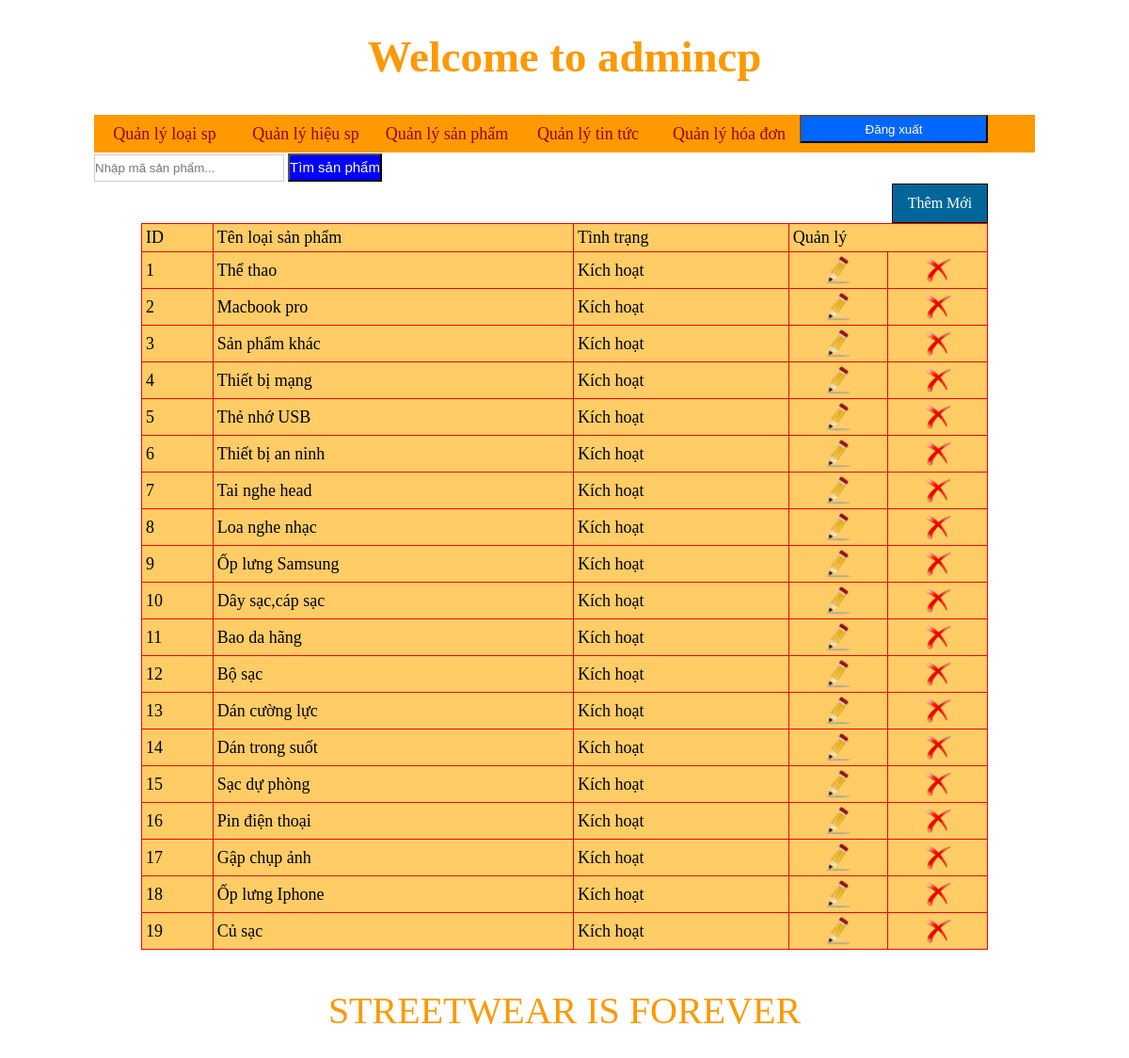
/admincp/index.php?quanly=loaisp&ac=lietke (signed in), run on the app's committed database.
### tables this page shows
CREATE TABLE `loaisp` (
  `idloaisp` int(11) NOT NULL,
  `tenloaisp` varchar(255) NOT NULL,
  `tinhtrang` varchar(100) NOT NULL
);

### admincp/modules/quanlyloaisp/lietke.php (the view)
<?php
	$sql_lietkesp="select * from loaisp order by idloaisp desc ";
	$row_lietkesp=mysql_query($sql_lietkesp);
?>
<div class="button_themsp">
<a href="index.php?quanly=loaisp&ac=them">Thêm Mới</a>
</div>
<table width="100%" border="1">
  <tr>
    <td>ID</td>
    <td>Tên loại sản phẩm</td>
    <td>Tình trạng</td>
    <td colspan="2">Quản lý</td>
  </tr>
  <?php
  $i=1;
  while($dong=mysql_fetch_array($row_lietkesp)){
  ?>
  <tr>
    <td><?php  echo $i;?></td>
    <td><?php echo $dong['tenloaisp'] ?></td>
    <td><?php
	if($dong['tinhtrang'] == 1 ){
		echo 'Kích hoạt';
	}else{
		echo 'Không kích hoạt';
	}
    ?></td>
    <td><a href="index.php?quanly=loaisp&ac=sua&id=<?php echo $dong['idloaisp'] ?>"><center><img src="../imgs/edit.png" width="30" height="30" /></center></a></td>
    <td><a href="modules/quanlyloaisp/xuly.php?id=<?php echo $dong['idloaisp']?>" class="delete_link"><center><img src="../imgs/delete.png" width="30" height="30" /></center></a></td>
  </tr>
  <?php
  $i++;
  }
  ?>
</table>

### admincp/style/css.css (style rules this page uses)
body { background:#fff; }
* { padding:0; margin:0; }
table { border-collapse:collapse; width:100%; background-color:#FC6; border:1px solid #F00; }
table tr td { color:#000; font-size:18px; padding:4px; }
.button_themsp { width:100px; height:40px; border:1px solid #000; text-align:center; background:#069; line-height:40px; color:#fff; float:right; }
.button_themsp a { color:#fff; display:block; text-decoration:none; }

### data on the page
loaisp: tenloaisp "Thể thao", tinhtrang "Kích hoạt"
loaisp: tenloaisp "Macbook pro", tinhtrang "Kích hoạt"
loaisp: tenloaisp "Sản phẩm khác", tinhtrang "Kích hoạt"
loaisp: tenloaisp "Thiết bị mạng", tinhtrang "Kích hoạt"
loaisp: tenloaisp "Thẻ nhớ USB", tinhtrang "Kích hoạt"
loaisp: tenloaisp "Thiết bị an ninh", tinhtrang "Kích hoạt"
loaisp: tenloaisp "Tai nghe head", tinhtrang "Kích hoạt"
loaisp: tenloaisp "Loa nghe nhạc", tinhtrang "Kích hoạt"
loaisp: tenloaisp "Ốp lưng Samsung", tinhtrang "Kích hoạt"
loaisp: tenloaisp "Dây sạc,cáp sạc", tinhtrang "Kích hoạt"
loaisp: tenloaisp "Bao da hãng", tinhtrang "Kích hoạt"
loaisp: tenloaisp "Bộ sạc", tinhtrang "Kích hoạt"
loaisp: tenloaisp "Dán cường lực", tinhtrang "Kích hoạt"
loaisp: tenloaisp "Dán trong suốt", tinhtrang "Kích hoạt"
loaisp: tenloaisp "Sạc dự phòng", tinhtrang "Kích hoạt"
loaisp: tenloaisp "Pin điện thoại", tinhtrang "Kích hoạt"
loaisp: tenloaisp "Gập chụp ảnh", tinhtrang "Kích hoạt"
loaisp: tenloaisp "Ốp lưng Iphone", tinhtrang "Kích hoạt"
loaisp: tenloaisp "Củ sạc", tinhtrang "Kích hoạt"
